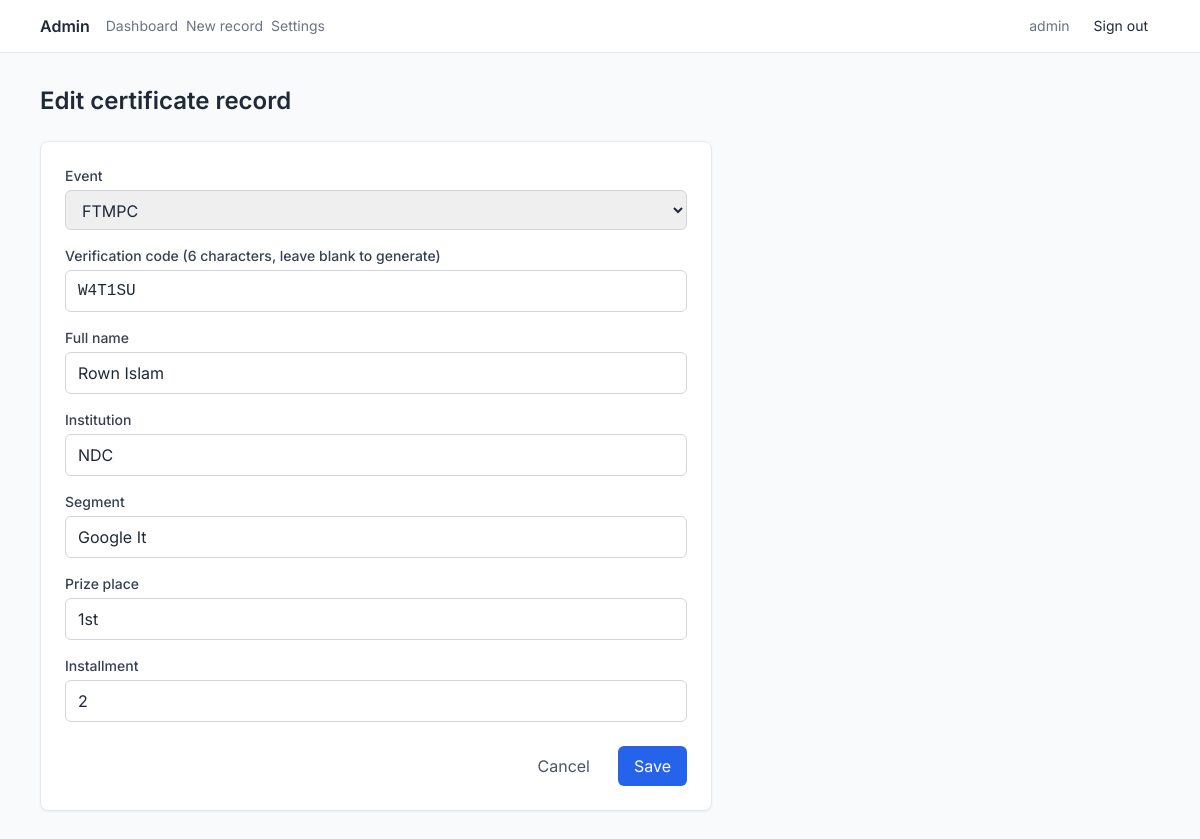
The page /admin/certificates/2/edit (signed in) on the database its author committed.
### app/models.py (models this page shows)
class Admin(db.Model):
    __tablename__ = "admins"
    id = db.Column(db.Integer, primary_key=True)
    username = db.Column(db.String(128), nullable=False, unique=True, index=True)
    password_hash = db.Column(db.String(256), nullable=False)
    api_token_hash = db.Column(db.String(256), nullable=True)
    api_token_created_at = db.Column(db.DateTime(timezone=True), nullable=True)

class Certificate(db.Model):
    __tablename__ = "certificates"
    id = db.Column(db.Integer, primary_key=True)
    event = db.Column(db.String(64), nullable=False, index=True)
    verification_code = db.Column(db.String(6), nullable=False)
    name = db.Column(db.String(256), nullable=False)
    institution = db.Column(db.String(256), nullable=False)
    segment = db.Column(db.String(256), nullable=False)
    prize_place = db.Column(db.String(256), nullable=False)
    installment = db.Column(db.String(256), nullable=False)
    created_at = db.Column(db.DateTime(timezone=True), nullable=False)
    __table_args__ = (
        db.UniqueConstraint("event", "verification_code", name="uix_event_verification_code"),
        db.Index("idx_verification_code", "verification_code"),
    )

### app/routes/admin.py (the view, shortened to what this page needs)
@bp.route("/certificates/<oid>/edit", methods=["GET", "POST"])
@login_required
def certificate_edit(oid):
    doc = m.certificate_get(oid)
    if not doc:
        flash("Record not found.", "error")
        return redirect(url_for("admin.dashboard"))
    form = CertificateForm()
    if request.method == "GET":
        form.event.data = doc.get("event")
        form.verification_code.data = doc.get("verification_code", "")
        form.name.data = doc.get("name", "")
        form.institution.data = doc.get("institution", "")
        form.segment.data = doc.get("segment", "")
        form.prize_place.data = doc.get("prize_place", "")
        form.installment.data = doc.get("installment", "")
    return render_template("admin/certificate_form.html", form=form, edit=True, oid=oid)

### app/forms.py (shortened to what this page needs)
class CertificateForm(FlaskForm):
    event = SelectField("Event", choices=_events(), validators=[DataRequired()])
    verification_code = StringField(
        "Verification code (6 characters, leave blank to generate)",
        validators=[Optional(), Length(min=0, max=6)],
    )
    name = StringField("Full name", validators=[DataRequired(), Length(max=256)])
    institution = StringField("Institution", validators=[DataRequired(), Length(max=256)])
    segment = StringField("Segment", validators=[DataRequired(), Length(max=256)])
    prize_place = StringField(
        "Prize place", validators=[DataRequired(), Length(max=256)]
    )
    installment = StringField(
        "Installment", validators=[DataRequired(), Length(max=256)]
    )
    submit = SubmitField("Save")

### app/auth.py (called while the page is built)
def load_user(user_id: str) -> AdminUser | None:
    doc = m.admin_get_by_id(user_id)
    if not doc:
        return None
    return AdminUser(doc)

### app/models.py (called while the page is built)
def _certificate_to_dict(cert: Certificate) -> dict[str, Any]:
    return {
        "_id": str(cert.id),
        "event": cert.event,
        "verification_code": cert.verification_code,
        "name": cert.name,
        "institution": cert.institution,
        "segment": cert.segment,
        "prize_place": cert.prize_place,
        "installment": cert.installment,
        "created_at": cert.created_at,
    }

def _admin_to_dict(admin: Admin) -> dict[str, Any]:
    return {
        "_id": str(admin.id),
        "username": admin.username,
        "password_hash": admin.password_hash,
        "api_token_hash": admin.api_token_hash,
        "api_token_created_at": admin.api_token_created_at,
    }

def certificate_get(oid: str) -> dict | None:
    try:
        cert_id = int(oid)
    except ValueError:
        return None
    cert = Certificate.query.get(cert_id)
    return _certificate_to_dict(cert) if cert else None

def admin_get_by_id(user_id: str) -> dict | None:
    try:
        admin_id = int(user_id)
    except ValueError:
        return None
    admin = Admin.query.get(admin_id)
    return _admin_to_dict(admin) if admin else None

### app/templates/admin/certificate_form.html (shortened to what this page needs)
{% extends "admin/base.html" %}
{% block admin_body %}
  <div class="max-w-2xl step-enter">
    <h1 class="text-2xl font-semibold text-gray-800 mb-6">
      {% if edit %}Edit certificate record{% else %}Add certificate record{% endif %}
    </h1>
    <form method="post" class="bg-white border border-gray-200 rounded-lg shadow-sm">
      <div class="p-6 flex flex-col gap-4">
        <div>
          <label class="block text-sm font-medium text-gray-700 mb-1">{{ form.event.label }}</label>
          {{ form.event(class="w-full px-3 py-2 border border-gray-300 rounded-md focus:outline-none focus:ring-2 focus:ring-blue-500") }}
        </div>
        <div>
          <label class="block text-sm font-medium text-gray-700 mb-1">{{ form.verification_code.label }}</label>
          {{ form.verification_code(class="w-full px-3 py-2 border border-gray-300 rounded-md font-mono uppercase focus:outline-none focus:ring-2 focus:ring-blue-500") }}
        </div>
        <div>
          <label class="block text-sm font-medium text-gray-700 mb-1">{{ form.name.label }}</label>
          {{ form.name(class="w-full px-3 py-2 border border-gray-300 rounded-md focus:outline-none focus:ring-2 focus:ring-blue-500") }}
        </div>
        <div>
          <label class="block text-sm font-medium text-gray-700 mb-1">{{ form.institution.label }}</label>
          {{ form.institution(class="w-full px-3 py-2 border border-gray-300 rounded-md focus:outline-none focus:ring-2 focus:ring-blue-500") }}
        </div>
        <div>
          <label class="block text-sm font-medium text-gray-700 mb-1">{{ form.segment.label }}</label>
          {{ form.segment(class="w-full px-3 py-2 border border-gray-300 rounded-md focus:outline-none focus:ring-2 focus:ring-blue-500") }}
        </div>
        <div>
          <label class="block text-sm font-medium text-gray-700 mb-1">{{ form.prize_place.label }}</label>
          {{ form.prize_place(class="w-full px-3 py-2 border border-gray-300 rounded-md focus:outline-none focus:ring-2 focus:ring-blue-500") }}
        </div>
        <div>
          <label class="block text-sm font-medium text-gray-700 mb-1">{{ form.installment.label }}</label>
          {{ form.installment(class="w-full px-3 py-2 border border-gray-300 rounded-md focus:outline-none focus:ring-2 focus:ring-blue-500") }}
        </div>
        <div class="flex justify-end gap-3 pt-2">
          <a href="{{ url_for('admin.dashboard') }}" class="px-4 py-2 text-gray-600 hover:bg-gray-100 rounded-md transition-colors">Cancel</a>
          {{ form.submit(class="px-4 py-2 bg-blue-600 text-white rounded-md hover:bg-blue-700 transition-colors") }}
        </div>
      </div>
    </form>
  </div>
{% endblock %}

### app/templates/admin/base.html (shortened to what this page needs)
{% extends "base.html" %}
{% block body %}
  <div class="min-h-screen flex flex-col bg-gray-50">
    <header
      class="border-b border-gray-200 bg-white/90 backdrop-blur-sm sticky top-0 z-20"
    >
      <div class="max-w-6xl mx-auto px-4 py-3 flex flex-wrap items-center justify-between gap-3">
        <div class="flex items-center gap-4">
          <a href="{{ url_for('admin.dashboard') }}" class="font-semibold text-gray-800"
            >Admin</a
          >
          <nav class="flex gap-2 text-sm">
            <a
              href="{{ url_for('admin.dashboard') }}"
              class="text-gray-500 hover:text-blue-600 transition-all duration-300"
              >Dashboard</a
            >
            <a
              href="{{ url_for('admin.certificate_new') }}"
              class="text-gray-500 hover:text-blue-600 transition-all duration-300"
              >New record</a
            >
            <a
              href="{{ url_for('admin.settings') }}"
              class="text-gray-500 hover:text-blue-600 transition-all duration-300"
              >Settings</a
            >
          </nav>
        </div>
        <div class="flex items-center gap-3 text-sm">
          {% if current_user.is_authenticated %}
            <span class="text-gray-500">{{ current_user.username }}</span>
            <a href="{{ url_for('admin.logout') }}" class="px-3 py-1 text-sm hover:bg-gray-100 rounded">Sign out</a>
          {% endif %}
        </div>
      </div>
    </header>
    <main class="flex-1 max-w-6xl w-full mx-auto px-4 py-8">
      {% block admin_body %}{% endblock %}
    </main>
  </div>
{% endblock %}

### app/static/css/app.css (style rules this page uses)
:root { --color-primary: #2563EB; --color-background-dark: #FFFFFF; --color-surface-dark: #F3F4F6; --color-text-muted: #6B7280; --color-background-light: #FFFFFF; --color-surface-light: #F9FAFB; --color-accent: #2563EB; --color-muted-strong: #9CA3AF; }
.step-enter { animation: step-enter 0.45s ease-out both; }

### rows shown on the page
Admin: username "admin"
Certificate: event "FTMPC", verification_code "W4T1SU", name "Rown Islam", institution "NDC", segment "Google It", prize_place "1st", installment "2"
